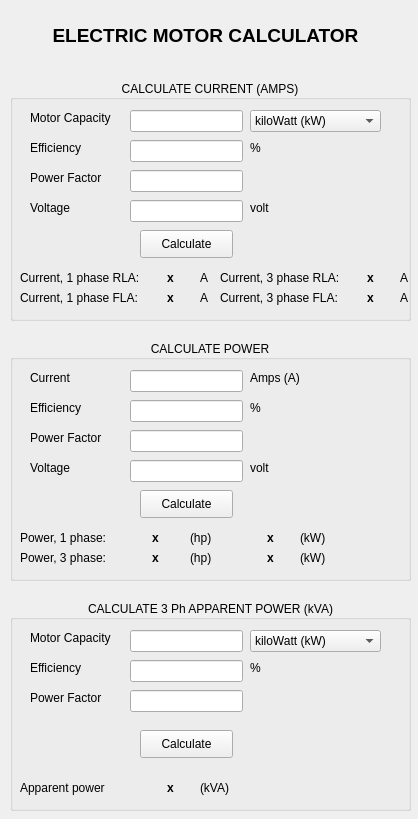
<?xml version="1.0" encoding="UTF-8"?>
<ui version="4.0">
 <class>EngineeringTool_Window</class>
 <widget class="QMainWindow" name="EngineeringTool_Window">
  <property name="geometry">
   <rect>
    <x>0</x>
    <y>0</y>
    <width>418</width>
    <height>819</height>
   </rect>
  </property>
  <property name="windowTitle">
   <string>Engineering Tool</string>
  </property>
  <widget class="QWidget" name="centralwidget">
   <widget class="QLabel" name="Lbl_Title">
    <property name="geometry">
     <rect>
      <x>0</x>
      <y>20</y>
      <width>411</width>
      <height>31</height>
     </rect>
    </property>
    <property name="font">
     <font>
      <pointsize>14</pointsize>
      <weight>75</weight>
      <bold>true</bold>
     </font>
    </property>
    <property name="text">
     <string>ELECTRIC MOTOR CALCULATOR</string>
    </property>
    <property name="alignment">
     <set>Qt::AlignCenter</set>
    </property>
   </widget>
   <widget class="QGroupBox" name="groupCalcCurrent">
    <property name="geometry">
     <rect>
      <x>10</x>
      <y>80</y>
      <width>401</width>
      <height>241</height>
     </rect>
    </property>
    <property name="font">
     <font>
      <weight>50</weight>
      <bold>false</bold>
     </font>
    </property>
    <property name="autoFillBackground">
     <bool>true</bool>
    </property>
    <property name="title">
     <string>CALCULATE CURRENT (AMPS)</string>
    </property>
    <property name="alignment">
     <set>Qt::AlignCenter</set>
    </property>
    <property name="flat">
     <bool>false</bool>
    </property>
    <property name="checkable">
     <bool>false</bool>
    </property>
    <widget class="QLabel" name="label">
     <property name="geometry">
      <rect>
       <x>20</x>
       <y>30</y>
       <width>91</width>
       <height>16</height>
      </rect>
     </property>
     <property name="text">
      <string>Motor Capacity</string>
     </property>
    </widget>
    <widget class="QLineEdit" name="Txt1_MotorCapacity">
     <property name="geometry">
      <rect>
       <x>120</x>
       <y>30</y>
       <width>113</width>
       <height>22</height>
      </rect>
     </property>
     <property name="toolTip">
      <string comment="Motor Capacity"/>
     </property>
     <property name="alignment">
      <set>Qt::AlignRight|Qt::AlignTrailing|Qt::AlignVCenter</set>
     </property>
    </widget>
    <widget class="QComboBox" name="comboBoxKw_Hp">
     <property name="geometry">
      <rect>
       <x>240</x>
       <y>30</y>
       <width>131</width>
       <height>22</height>
      </rect>
     </property>
     <item>
      <property name="text">
       <string>kiloWatt (kW)</string>
      </property>
     </item>
     <item>
      <property name="text">
       <string>horsepower (hp)</string>
      </property>
     </item>
    </widget>
    <widget class="QLineEdit" name="Txt1_Eff">
     <property name="geometry">
      <rect>
       <x>120</x>
       <y>60</y>
       <width>113</width>
       <height>22</height>
      </rect>
     </property>
     <property name="toolTip">
      <string extracomment="Efficiency Motor"/>
     </property>
     <property name="alignment">
      <set>Qt::AlignRight|Qt::AlignTrailing|Qt::AlignVCenter</set>
     </property>
    </widget>
    <widget class="QLabel" name="label_2">
     <property name="geometry">
      <rect>
       <x>20</x>
       <y>60</y>
       <width>91</width>
       <height>16</height>
      </rect>
     </property>
     <property name="text">
      <string>Efficiency</string>
     </property>
    </widget>
    <widget class="QLabel" name="label_3">
     <property name="geometry">
      <rect>
       <x>240</x>
       <y>60</y>
       <width>91</width>
       <height>16</height>
      </rect>
     </property>
     <property name="text">
      <string>%</string>
     </property>
    </widget>
    <widget class="QLineEdit" name="Txt1_PF">
     <property name="geometry">
      <rect>
       <x>120</x>
       <y>90</y>
       <width>113</width>
       <height>22</height>
      </rect>
     </property>
     <property name="toolTip">
      <string extracomment="Power Factor"/>
     </property>
     <property name="alignment">
      <set>Qt::AlignRight|Qt::AlignTrailing|Qt::AlignVCenter</set>
     </property>
    </widget>
    <widget class="QLabel" name="label_4">
     <property name="geometry">
      <rect>
       <x>20</x>
       <y>90</y>
       <width>91</width>
       <height>16</height>
      </rect>
     </property>
     <property name="text">
      <string>Power Factor</string>
     </property>
    </widget>
    <widget class="QLineEdit" name="Txt1_Volt">
     <property name="geometry">
      <rect>
       <x>120</x>
       <y>120</y>
       <width>113</width>
       <height>22</height>
      </rect>
     </property>
     <property name="toolTip">
      <string extracomment="Voltage Line to Line"/>
     </property>
     <property name="alignment">
      <set>Qt::AlignRight|Qt::AlignTrailing|Qt::AlignVCenter</set>
     </property>
    </widget>
    <widget class="QLabel" name="label_5">
     <property name="geometry">
      <rect>
       <x>20</x>
       <y>120</y>
       <width>91</width>
       <height>16</height>
      </rect>
     </property>
     <property name="text">
      <string>Voltage</string>
     </property>
    </widget>
    <widget class="QLabel" name="label_6">
     <property name="geometry">
      <rect>
       <x>240</x>
       <y>120</y>
       <width>91</width>
       <height>16</height>
      </rect>
     </property>
     <property name="text">
      <string>volt</string>
     </property>
    </widget>
    <widget class="QPushButton" name="PB1_Calculate">
     <property name="geometry">
      <rect>
       <x>130</x>
       <y>150</y>
       <width>93</width>
       <height>28</height>
      </rect>
     </property>
     <property name="text">
      <string>Calculate</string>
     </property>
    </widget>
    <widget class="QLabel" name="label_7">
     <property name="geometry">
      <rect>
       <x>10</x>
       <y>190</y>
       <width>141</width>
       <height>16</height>
      </rect>
     </property>
     <property name="text">
      <string>Current, 1 phase RLA:</string>
     </property>
    </widget>
    <widget class="QLabel" name="label_8">
     <property name="geometry">
      <rect>
       <x>10</x>
       <y>210</y>
       <width>141</width>
       <height>16</height>
      </rect>
     </property>
     <property name="text">
      <string>Current, 1 phase FLA:</string>
     </property>
    </widget>
    <widget class="QLabel" name="label_9">
     <property name="geometry">
      <rect>
       <x>210</x>
       <y>190</y>
       <width>141</width>
       <height>16</height>
      </rect>
     </property>
     <property name="text">
      <string>Current, 3 phase RLA:</string>
     </property>
    </widget>
    <widget class="QLabel" name="Lbl_1ph_RLA">
     <property name="geometry">
      <rect>
       <x>140</x>
       <y>190</y>
       <width>41</width>
       <height>16</height>
      </rect>
     </property>
     <property name="font">
      <font>
       <weight>75</weight>
       <bold>true</bold>
      </font>
     </property>
     <property name="text">
      <string>x</string>
     </property>
     <property name="alignment">
      <set>Qt::AlignCenter</set>
     </property>
    </widget>
    <widget class="QLabel" name="label_11">
     <property name="geometry">
      <rect>
       <x>190</x>
       <y>190</y>
       <width>21</width>
       <height>16</height>
      </rect>
     </property>
     <property name="text">
      <string>A</string>
     </property>
    </widget>
    <widget class="QLabel" name="label_12">
     <property name="geometry">
      <rect>
       <x>190</x>
       <y>210</y>
       <width>21</width>
       <height>16</height>
      </rect>
     </property>
     <property name="text">
      <string>A</string>
     </property>
    </widget>
    <widget class="QLabel" name="Lbl_1ph_FLA">
     <property name="geometry">
      <rect>
       <x>140</x>
       <y>210</y>
       <width>41</width>
       <height>16</height>
      </rect>
     </property>
     <property name="font">
      <font>
       <weight>75</weight>
       <bold>true</bold>
      </font>
     </property>
     <property name="text">
      <string>x</string>
     </property>
     <property name="alignment">
      <set>Qt::AlignCenter</set>
     </property>
    </widget>
    <widget class="QLabel" name="label_14">
     <property name="geometry">
      <rect>
       <x>210</x>
       <y>210</y>
       <width>141</width>
       <height>16</height>
      </rect>
     </property>
     <property name="text">
      <string>Current, 3 phase FLA:</string>
     </property>
    </widget>
    <widget class="QLabel" name="label_15">
     <property name="geometry">
      <rect>
       <x>390</x>
       <y>190</y>
       <width>21</width>
       <height>16</height>
      </rect>
     </property>
     <property name="text">
      <string>A</string>
     </property>
    </widget>
    <widget class="QLabel" name="Lbl_3ph_RLA">
     <property name="geometry">
      <rect>
       <x>340</x>
       <y>190</y>
       <width>41</width>
       <height>16</height>
      </rect>
     </property>
     <property name="font">
      <font>
       <weight>75</weight>
       <bold>true</bold>
      </font>
     </property>
     <property name="text">
      <string>x</string>
     </property>
     <property name="alignment">
      <set>Qt::AlignCenter</set>
     </property>
    </widget>
    <widget class="QLabel" name="label_17">
     <property name="geometry">
      <rect>
       <x>390</x>
       <y>210</y>
       <width>21</width>
       <height>16</height>
      </rect>
     </property>
     <property name="text">
      <string>A</string>
     </property>
    </widget>
    <widget class="QLabel" name="Lbl_3ph_FLA">
     <property name="geometry">
      <rect>
       <x>340</x>
       <y>210</y>
       <width>41</width>
       <height>16</height>
      </rect>
     </property>
     <property name="font">
      <font>
       <weight>75</weight>
       <bold>true</bold>
      </font>
     </property>
     <property name="text">
      <string>x</string>
     </property>
     <property name="alignment">
      <set>Qt::AlignCenter</set>
     </property>
    </widget>
   </widget>
   <widget class="QGroupBox" name="groupCalcCurrent_2">
    <property name="geometry">
     <rect>
      <x>10</x>
      <y>340</y>
      <width>401</width>
      <height>241</height>
     </rect>
    </property>
    <property name="font">
     <font>
      <weight>50</weight>
      <bold>false</bold>
     </font>
    </property>
    <property name="autoFillBackground">
     <bool>true</bool>
    </property>
    <property name="title">
     <string>CALCULATE POWER</string>
    </property>
    <property name="alignment">
     <set>Qt::AlignCenter</set>
    </property>
    <property name="flat">
     <bool>false</bool>
    </property>
    <property name="checkable">
     <bool>false</bool>
    </property>
    <widget class="QLabel" name="label_10">
     <property name="geometry">
      <rect>
       <x>20</x>
       <y>30</y>
       <width>91</width>
       <height>16</height>
      </rect>
     </property>
     <property name="text">
      <string>Current</string>
     </property>
    </widget>
    <widget class="QLineEdit" name="Txt2_Current">
     <property name="geometry">
      <rect>
       <x>120</x>
       <y>30</y>
       <width>113</width>
       <height>22</height>
      </rect>
     </property>
     <property name="toolTip">
      <string extracomment="Motor Capacity"/>
     </property>
     <property name="alignment">
      <set>Qt::AlignRight|Qt::AlignTrailing|Qt::AlignVCenter</set>
     </property>
    </widget>
    <widget class="QLineEdit" name="Txt2_Eff">
     <property name="geometry">
      <rect>
       <x>120</x>
       <y>60</y>
       <width>113</width>
       <height>22</height>
      </rect>
     </property>
     <property name="toolTip">
      <string extracomment="Efficiency Motor"/>
     </property>
     <property name="alignment">
      <set>Qt::AlignRight|Qt::AlignTrailing|Qt::AlignVCenter</set>
     </property>
    </widget>
    <widget class="QLabel" name="label_13">
     <property name="geometry">
      <rect>
       <x>20</x>
       <y>60</y>
       <width>91</width>
       <height>16</height>
      </rect>
     </property>
     <property name="text">
      <string>Efficiency</string>
     </property>
    </widget>
    <widget class="QLabel" name="label_16">
     <property name="geometry">
      <rect>
       <x>240</x>
       <y>60</y>
       <width>91</width>
       <height>16</height>
      </rect>
     </property>
     <property name="text">
      <string>%</string>
     </property>
    </widget>
    <widget class="QLineEdit" name="Txt2_PF">
     <property name="geometry">
      <rect>
       <x>120</x>
       <y>90</y>
       <width>113</width>
       <height>22</height>
      </rect>
     </property>
     <property name="toolTip">
      <string extracomment="Power Factor"/>
     </property>
     <property name="alignment">
      <set>Qt::AlignRight|Qt::AlignTrailing|Qt::AlignVCenter</set>
     </property>
    </widget>
    <widget class="QLabel" name="label_18">
     <property name="geometry">
      <rect>
       <x>20</x>
       <y>90</y>
       <width>91</width>
       <height>16</height>
      </rect>
     </property>
     <property name="text">
      <string>Power Factor</string>
     </property>
    </widget>
    <widget class="QLineEdit" name="Txt2_Volt">
     <property name="geometry">
      <rect>
       <x>120</x>
       <y>120</y>
       <width>113</width>
       <height>22</height>
      </rect>
     </property>
     <property name="toolTip">
      <string extracomment="Voltage Line to Line"/>
     </property>
     <property name="alignment">
      <set>Qt::AlignRight|Qt::AlignTrailing|Qt::AlignVCenter</set>
     </property>
    </widget>
    <widget class="QLabel" name="label_19">
     <property name="geometry">
      <rect>
       <x>20</x>
       <y>120</y>
       <width>91</width>
       <height>16</height>
      </rect>
     </property>
     <property name="text">
      <string>Voltage</string>
     </property>
    </widget>
    <widget class="QLabel" name="label_20">
     <property name="geometry">
      <rect>
       <x>240</x>
       <y>120</y>
       <width>91</width>
       <height>16</height>
      </rect>
     </property>
     <property name="text">
      <string>volt</string>
     </property>
    </widget>
    <widget class="QPushButton" name="PB2_Calculate">
     <property name="geometry">
      <rect>
       <x>130</x>
       <y>150</y>
       <width>93</width>
       <height>28</height>
      </rect>
     </property>
     <property name="text">
      <string>Calculate</string>
     </property>
    </widget>
    <widget class="QLabel" name="label_21">
     <property name="geometry">
      <rect>
       <x>10</x>
       <y>190</y>
       <width>141</width>
       <height>16</height>
      </rect>
     </property>
     <property name="text">
      <string>Power, 1 phase:</string>
     </property>
    </widget>
    <widget class="QLabel" name="label_22">
     <property name="geometry">
      <rect>
       <x>10</x>
       <y>210</y>
       <width>141</width>
       <height>16</height>
      </rect>
     </property>
     <property name="text">
      <string>Power, 3 phase:</string>
     </property>
    </widget>
    <widget class="QLabel" name="Lbl_1ph_powerHP">
     <property name="geometry">
      <rect>
       <x>110</x>
       <y>190</y>
       <width>71</width>
       <height>16</height>
      </rect>
     </property>
     <property name="font">
      <font>
       <weight>75</weight>
       <bold>true</bold>
      </font>
     </property>
     <property name="text">
      <string>x</string>
     </property>
     <property name="alignment">
      <set>Qt::AlignCenter</set>
     </property>
    </widget>
    <widget class="QLabel" name="label_24">
     <property name="geometry">
      <rect>
       <x>180</x>
       <y>190</y>
       <width>31</width>
       <height>16</height>
      </rect>
     </property>
     <property name="text">
      <string>(hp)</string>
     </property>
    </widget>
    <widget class="QLabel" name="label_25">
     <property name="geometry">
      <rect>
       <x>180</x>
       <y>210</y>
       <width>31</width>
       <height>16</height>
      </rect>
     </property>
     <property name="text">
      <string>(hp)</string>
     </property>
    </widget>
    <widget class="QLabel" name="Lbl_3ph_powerHP">
     <property name="geometry">
      <rect>
       <x>110</x>
       <y>210</y>
       <width>71</width>
       <height>16</height>
      </rect>
     </property>
     <property name="font">
      <font>
       <weight>75</weight>
       <bold>true</bold>
      </font>
     </property>
     <property name="text">
      <string>x</string>
     </property>
     <property name="alignment">
      <set>Qt::AlignCenter</set>
     </property>
    </widget>
    <widget class="QLabel" name="label_27">
     <property name="geometry">
      <rect>
       <x>290</x>
       <y>190</y>
       <width>31</width>
       <height>16</height>
      </rect>
     </property>
     <property name="text">
      <string>(kW)</string>
     </property>
    </widget>
    <widget class="QLabel" name="Lbl_1ph_powerkW">
     <property name="geometry">
      <rect>
       <x>230</x>
       <y>190</y>
       <width>61</width>
       <height>16</height>
      </rect>
     </property>
     <property name="font">
      <font>
       <weight>75</weight>
       <bold>true</bold>
      </font>
     </property>
     <property name="text">
      <string>x</string>
     </property>
     <property name="alignment">
      <set>Qt::AlignCenter</set>
     </property>
    </widget>
    <widget class="QLabel" name="label_28">
     <property name="geometry">
      <rect>
       <x>290</x>
       <y>210</y>
       <width>31</width>
       <height>16</height>
      </rect>
     </property>
     <property name="text">
      <string>(kW)</string>
     </property>
    </widget>
    <widget class="QLabel" name="Lbl_3ph_powerkW">
     <property name="geometry">
      <rect>
       <x>230</x>
       <y>210</y>
       <width>61</width>
       <height>16</height>
      </rect>
     </property>
     <property name="font">
      <font>
       <weight>75</weight>
       <bold>true</bold>
      </font>
     </property>
     <property name="text">
      <string>x</string>
     </property>
     <property name="alignment">
      <set>Qt::AlignCenter</set>
     </property>
    </widget>
    <widget class="QLabel" name="label_29">
     <property name="geometry">
      <rect>
       <x>240</x>
       <y>30</y>
       <width>91</width>
       <height>16</height>
      </rect>
     </property>
     <property name="text">
      <string>Amps (A)</string>
     </property>
    </widget>
   </widget>
   <widget class="QGroupBox" name="groupCalcCurrent_3">
    <property name="geometry">
     <rect>
      <x>10</x>
      <y>600</y>
      <width>401</width>
      <height>211</height>
     </rect>
    </property>
    <property name="font">
     <font>
      <weight>50</weight>
      <bold>false</bold>
     </font>
    </property>
    <property name="autoFillBackground">
     <bool>true</bool>
    </property>
    <property name="title">
     <string>CALCULATE 3 Ph APPARENT POWER (kVA)</string>
    </property>
    <property name="alignment">
     <set>Qt::AlignCenter</set>
    </property>
    <property name="flat">
     <bool>false</bool>
    </property>
    <property name="checkable">
     <bool>false</bool>
    </property>
    <widget class="QLabel" name="label_23">
     <property name="geometry">
      <rect>
       <x>20</x>
       <y>30</y>
       <width>91</width>
       <height>16</height>
      </rect>
     </property>
     <property name="text">
      <string>Motor Capacity</string>
     </property>
    </widget>
    <widget class="QLineEdit" name="Txt3_MotorCapacity">
     <property name="geometry">
      <rect>
       <x>120</x>
       <y>30</y>
       <width>113</width>
       <height>22</height>
      </rect>
     </property>
     <property name="toolTip">
      <string comment="Motor Capacity"/>
     </property>
     <property name="alignment">
      <set>Qt::AlignRight|Qt::AlignTrailing|Qt::AlignVCenter</set>
     </property>
    </widget>
    <widget class="QComboBox" name="comboBox3_Kw_Hp">
     <property name="geometry">
      <rect>
       <x>240</x>
       <y>30</y>
       <width>131</width>
       <height>22</height>
      </rect>
     </property>
     <item>
      <property name="text">
       <string>kiloWatt (kW)</string>
      </property>
     </item>
     <item>
      <property name="text">
       <string>horsepower (hp)</string>
      </property>
     </item>
    </widget>
    <widget class="QLineEdit" name="Txt3_Eff">
     <property name="geometry">
      <rect>
       <x>120</x>
       <y>60</y>
       <width>113</width>
       <height>22</height>
      </rect>
     </property>
     <property name="toolTip">
      <string extracomment="Efficiency Motor"/>
     </property>
     <property name="alignment">
      <set>Qt::AlignRight|Qt::AlignTrailing|Qt::AlignVCenter</set>
     </property>
    </widget>
    <widget class="QLabel" name="label_26">
     <property name="geometry">
      <rect>
       <x>20</x>
       <y>60</y>
       <width>91</width>
       <height>16</height>
      </rect>
     </property>
     <property name="text">
      <string>Efficiency</string>
     </property>
    </widget>
    <widget class="QLabel" name="label_30">
     <property name="geometry">
      <rect>
       <x>240</x>
       <y>60</y>
       <width>91</width>
       <height>16</height>
      </rect>
     </property>
     <property name="text">
      <string>%</string>
     </property>
    </widget>
    <widget class="QLineEdit" name="Txt3_PF">
     <property name="geometry">
      <rect>
       <x>120</x>
       <y>90</y>
       <width>113</width>
       <height>22</height>
      </rect>
     </property>
     <property name="toolTip">
      <string extracomment="Power Factor"/>
     </property>
     <property name="alignment">
      <set>Qt::AlignRight|Qt::AlignTrailing|Qt::AlignVCenter</set>
     </property>
    </widget>
    <widget class="QLabel" name="label_31">
     <property name="geometry">
      <rect>
       <x>20</x>
       <y>90</y>
       <width>91</width>
       <height>16</height>
      </rect>
     </property>
     <property name="text">
      <string>Power Factor</string>
     </property>
    </widget>
    <widget class="QPushButton" name="PB3_Calculate">
     <property name="geometry">
      <rect>
       <x>130</x>
       <y>130</y>
       <width>93</width>
       <height>28</height>
      </rect>
     </property>
     <property name="text">
      <string>Calculate</string>
     </property>
    </widget>
    <widget class="QLabel" name="label_34">
     <property name="geometry">
      <rect>
       <x>10</x>
       <y>180</y>
       <width>141</width>
       <height>16</height>
      </rect>
     </property>
     <property name="text">
      <string>Apparent power</string>
     </property>
    </widget>
    <widget class="QLabel" name="Lbl_kVA">
     <property name="geometry">
      <rect>
       <x>140</x>
       <y>180</y>
       <width>41</width>
       <height>16</height>
      </rect>
     </property>
     <property name="font">
      <font>
       <weight>75</weight>
       <bold>true</bold>
      </font>
     </property>
     <property name="text">
      <string>x</string>
     </property>
     <property name="alignment">
      <set>Qt::AlignCenter</set>
     </property>
    </widget>
    <widget class="QLabel" name="label_37">
     <property name="geometry">
      <rect>
       <x>190</x>
       <y>180</y>
       <width>41</width>
       <height>16</height>
      </rect>
     </property>
     <property name="text">
      <string>(kVA)</string>
     </property>
    </widget>
   </widget>
  </widget>
  <action name="actionCalculator">
   <property name="text">
    <string>Calculator</string>
   </property>
  </action>
  <action name="actionEngineering_Tool">
   <property name="text">
    <string>Engineering Tool</string>
   </property>
  </action>
  <action name="actionNetwork_Tool">
   <property name="text">
    <string>Network Tool</string>
   </property>
  </action>
  <action name="actionExit">
   <property name="text">
    <string>Exit</string>
   </property>
  </action>
  <action name="actionAbout_Us">
   <property name="text">
    <string>About Us</string>
   </property>
  </action>
 </widget>
 <resources/>
 <connections/>
</ui>
